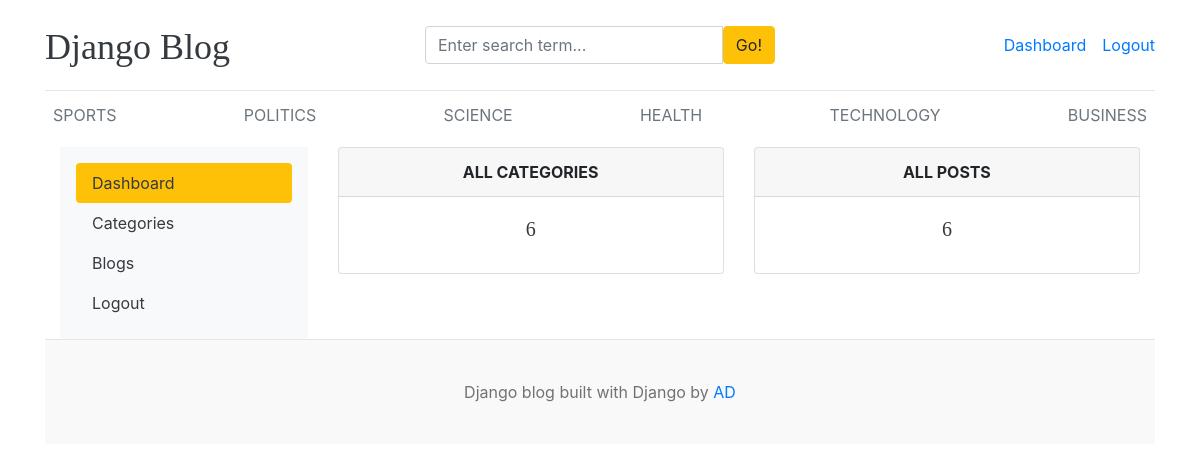
Page /dashboard/ (signed in) on the committed database.
### blogs/models.py (models this page shows, shortened)
class Category(models.Model):
    category_name=models.CharField(max_length=50,unique=True)
    created_at=models.DateTimeField(auto_now_add=True)
    updated_at=models.DateTimeField(auto_now=True)
    class Meta:
        verbose_name_plural='categories'

### dashboards/views.py (the view)
# urls.py: path('dashboard/',include('dashboards.urls'))
@login_required(login_url='login')
def dashboard(request):
    category_count=Category.objects.all().count()
    blogs_count=Blog.objects.all().count()
    context={
        'category_count':category_count,
        'blogs_count':blogs_count,
    }
    return render(request,'dashboard/dashboard.html',context)

### blogs/context_processors.py (called while the page is built)
def get_categories(request):
    categories=Category.objects.all()
    return dict(categories=categories)

def get_social_links(request):
    social_links=SocialLink.objects.all()
    return dict(social_links=social_links)

### templates/dashboard/dashboard.html
{% extends 'base.html' %}
{% block content %}
<div class="container">
  <div class="row">
    {% include 'dashboard/sidebar.html'  %}
    <div class="col-md-9">
      <div class="row">
        <div class="col">
          <div class="card border-default mb-3">
            <div class="card-header text-center text-uppercase font-weight-bold">  All Categories</div>
            <div class="card-body text-dark">
              <h5 class="card-title text-center">{{ category_count }}</h5>
            </div>
          </div>
        </div>
        <div class="col">
          <div class="card border-default mb-3">
            <div class="card-header text-center text-uppercase font-weight-bold">  All Posts</div>
            <div class="card-body text-dark">
              <h5 class="card-title text-center">{{ blogs_count }}</h5>
            </div>
          </div>
        </div>
      </div>
    </div>
  </div>
</div>
{% endblock %}

### templates/base.html (shortened to what this page needs)
{% load static %}
<!DOCTYPE html>
<html lang="en">
<head>
    <link href="https://getbootstrap.com/docs/4.0/dist/css/bootstrap.min.css" rel="stylesheet">
    <link href="{% static 'css/blog.css' %}" rel="stylesheet">
  </head>
<body>
    <div class="container">
      <header class="blog-header py-3">
        <div class="row flex-nowrap justify-content-between align-items-center">
          <div class="col-4 pt-1">
            <a class="blog-header-logo text-dark" href="/">Django Blog</a>
          </div>
          <div class="col-4 ">
          <form action="{% url 'search' %}" method="GET" >
            <div class="input-group">
                        <input class="form-control" type="text" name="keyword" value="{{ keyword }}" placeholder="Enter search term..." aria-label="Enter search term..." aria-describedby="button-search" />
                        <button type="submit" class="btn btn-warning" id="button-search" type="button">Go!</button>
                    </div>
          </form>
          </div>
          <div class="col-4 d-flex justify-content-end align-items-center">
            {% if not user.is_authenticated  %}
            <a class="btn btn-sm btn-warning" href="{% url 'login' %}">Login</a> &nbsp;
            <a class="btn btn-sm btn-outline-secondary" href="{% url 'register' %}">Register</a>
            {% else %}
            <span><a href='{% url 'dashboard' %}'>Dashboard</a></span>
            <span><a href="{% url 'logout' %}">Logout</a></span>
            {% endif %}
          </div>
        </div>
      </header>
      <div class="nav-scroller py-1 mb-2">
        <nav class="nav d-flex justify-content-between">
          {% for cat in categories %}
          <a class="p-2 text-muted" href="{% url 'posts_by_category' cat.id %}">{{cat.category_name}}</a>
          {% endfor %}
        </nav>
      </div>
{% block content %}
{% endblock %}
 <footer class="blog-footer">
  <p>Django blog built with Django by <a href="#">AD</a></p>
</footer>
</body>
</html>

### blog/static/css/blog.css (style rules this page uses)
.blog-header { border-bottom: 1px solid #e5e5e5; }
.blog-header-logo { font-family: "Playfair Display", Georgia, "Times New Roman", serif; font-size: 2.25rem; }
h1, h2, h3, h4, h5, h6 { font-family: "Playfair Display", Georgia, "Times New Roman", serif; }
.blog-footer { padding: 2.5rem 0; color: #727272; text-align: center; background-color: #f9f9f9; border-top: .05rem solid #e5e5e5; }
.blog-footer p:last-child { margin-bottom: 0; }

### rows in the picture
Category: category_name "SPORTS"
Category: category_name "POLITICS"
Category: category_name "SCIENCE"
Category: category_name "HEALTH"
Category: category_name "TECHNOLOGY"
Category: category_name "BUSINESS"

### other values in the picture
{{ category_count }} "6"
{{ blogs_count }} "6"
